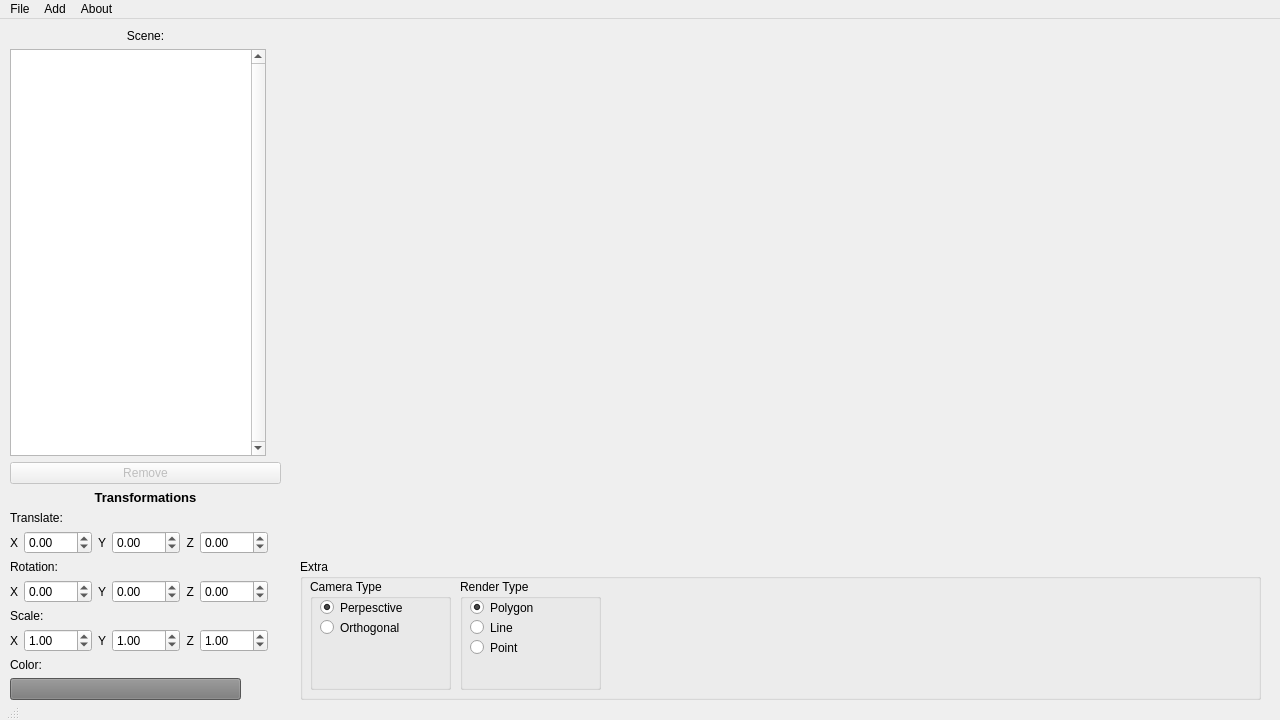
<?xml version="1.0" encoding="UTF-8"?>
<ui version="4.0">
 <class>MainWindow</class>
 <widget class="QMainWindow" name="MainWindow">
  <property name="windowModality">
   <enum>Qt::NonModal</enum>
  </property>
  <property name="enabled">
   <bool>true</bool>
  </property>
  <property name="geometry">
   <rect>
    <x>0</x>
    <y>0</y>
    <width>1280</width>
    <height>720</height>
   </rect>
  </property>
  <property name="sizePolicy">
   <sizepolicy hsizetype="Fixed" vsizetype="Fixed">
    <horstretch>0</horstretch>
    <verstretch>0</verstretch>
   </sizepolicy>
  </property>
  <property name="minimumSize">
   <size>
    <width>1280</width>
    <height>720</height>
   </size>
  </property>
  <property name="maximumSize">
   <size>
    <width>1280</width>
    <height>761</height>
   </size>
  </property>
  <property name="windowTitle">
   <string>Sistema Interativo 3D - 2023</string>
  </property>
  <widget class="QWidget" name="centralwidget">
   <property name="sizePolicy">
    <sizepolicy hsizetype="Fixed" vsizetype="Fixed">
     <horstretch>0</horstretch>
     <verstretch>0</verstretch>
    </sizepolicy>
   </property>
   <property name="minimumSize">
    <size>
     <width>1280</width>
     <height>720</height>
    </size>
   </property>
   <property name="maximumSize">
    <size>
     <width>1280</width>
     <height>720</height>
    </size>
   </property>
   <widget class="QWidget" name="verticalLayoutWidget">
    <property name="geometry">
     <rect>
      <x>10</x>
      <y>10</y>
      <width>271</width>
      <height>671</height>
     </rect>
    </property>
    <layout class="QVBoxLayout" name="verticalLayout">
     <item>
      <layout class="QVBoxLayout" name="verticalLayout_3">
       <item>
        <widget class="QLabel" name="label">
         <property name="text">
          <string>Scene:</string>
         </property>
         <property name="alignment">
          <set>Qt::AlignCenter</set>
         </property>
        </widget>
       </item>
       <item>
        <widget class="QListWidget" name="listWidget_scene">
         <property name="sizePolicy">
          <sizepolicy hsizetype="Fixed" vsizetype="Expanding">
           <horstretch>0</horstretch>
           <verstretch>0</verstretch>
          </sizepolicy>
         </property>
         <property name="verticalScrollBarPolicy">
          <enum>Qt::ScrollBarAlwaysOn</enum>
         </property>
         <property name="sizeAdjustPolicy">
          <enum>QAbstractScrollArea::AdjustIgnored</enum>
         </property>
         <property name="verticalScrollMode">
          <enum>QAbstractItemView::ScrollPerPixel</enum>
         </property>
        </widget>
       </item>
       <item>
        <widget class="QPushButton" name="pushB_removeIten">
         <property name="enabled">
          <bool>false</bool>
         </property>
         <property name="text">
          <string>Remove</string>
         </property>
        </widget>
       </item>
      </layout>
     </item>
     <item>
      <layout class="QVBoxLayout" name="verticalLayout_4">
       <item>
        <widget class="QLabel" name="label_2">
         <property name="enabled">
          <bool>true</bool>
         </property>
         <property name="sizePolicy">
          <sizepolicy hsizetype="Minimum" vsizetype="Minimum">
           <horstretch>0</horstretch>
           <verstretch>0</verstretch>
          </sizepolicy>
         </property>
         <property name="font">
          <font>
           <pointsize>10</pointsize>
           <weight>75</weight>
           <bold>true</bold>
           <strikeout>false</strikeout>
           <kerning>true</kerning>
          </font>
         </property>
         <property name="text">
          <string>Transformations</string>
         </property>
         <property name="alignment">
          <set>Qt::AlignHCenter|Qt::AlignTop</set>
         </property>
        </widget>
       </item>
       <item>
        <widget class="QLabel" name="label_6">
         <property name="enabled">
          <bool>true</bool>
         </property>
         <property name="sizePolicy">
          <sizepolicy hsizetype="Minimum" vsizetype="Minimum">
           <horstretch>0</horstretch>
           <verstretch>0</verstretch>
          </sizepolicy>
         </property>
         <property name="text">
          <string>Translate:</string>
         </property>
         <property name="alignment">
          <set>Qt::AlignBottom|Qt::AlignLeading|Qt::AlignLeft</set>
         </property>
        </widget>
       </item>
       <item>
        <layout class="QHBoxLayout" name="horizontalLayout_6">
         <item>
          <widget class="QLabel" name="label_3">
           <property name="sizePolicy">
            <sizepolicy hsizetype="Minimum" vsizetype="Minimum">
             <horstretch>0</horstretch>
             <verstretch>0</verstretch>
            </sizepolicy>
           </property>
           <property name="autoFillBackground">
            <bool>false</bool>
           </property>
           <property name="text">
            <string>X</string>
           </property>
           <property name="alignment">
            <set>Qt::AlignRight|Qt::AlignTrailing|Qt::AlignVCenter</set>
           </property>
          </widget>
         </item>
         <item>
          <widget class="QDoubleSpinBox" name="spinB_locationX">
           <property name="minimum">
            <double>-999.990000000000009</double>
           </property>
           <property name="maximum">
            <double>999.990000000000009</double>
           </property>
           <property name="singleStep">
            <double>0.050000000000000</double>
           </property>
          </widget>
         </item>
         <item>
          <widget class="QLabel" name="label_4">
           <property name="sizePolicy">
            <sizepolicy hsizetype="Minimum" vsizetype="Minimum">
             <horstretch>0</horstretch>
             <verstretch>0</verstretch>
            </sizepolicy>
           </property>
           <property name="text">
            <string>Y</string>
           </property>
           <property name="alignment">
            <set>Qt::AlignRight|Qt::AlignTrailing|Qt::AlignVCenter</set>
           </property>
          </widget>
         </item>
         <item>
          <widget class="QDoubleSpinBox" name="spinB_locationY">
           <property name="minimum">
            <double>-999.990000000000009</double>
           </property>
           <property name="maximum">
            <double>999.990000000000009</double>
           </property>
           <property name="singleStep">
            <double>0.050000000000000</double>
           </property>
          </widget>
         </item>
         <item>
          <widget class="QLabel" name="label_5">
           <property name="sizePolicy">
            <sizepolicy hsizetype="Minimum" vsizetype="Minimum">
             <horstretch>0</horstretch>
             <verstretch>0</verstretch>
            </sizepolicy>
           </property>
           <property name="text">
            <string>Z</string>
           </property>
           <property name="alignment">
            <set>Qt::AlignRight|Qt::AlignTrailing|Qt::AlignVCenter</set>
           </property>
          </widget>
         </item>
         <item>
          <widget class="QDoubleSpinBox" name="spinB_locationZ">
           <property name="minimum">
            <double>-999.990000000000009</double>
           </property>
           <property name="maximum">
            <double>999.990000000000009</double>
           </property>
           <property name="singleStep">
            <double>0.050000000000000</double>
           </property>
          </widget>
         </item>
         <item>
          <spacer name="horizontalSpacer">
           <property name="orientation">
            <enum>Qt::Horizontal</enum>
           </property>
           <property name="sizeType">
            <enum>QSizePolicy::Ignored</enum>
           </property>
           <property name="sizeHint" stdset="0">
            <size>
             <width>30</width>
             <height>20</height>
            </size>
           </property>
          </spacer>
         </item>
        </layout>
       </item>
       <item>
        <widget class="QLabel" name="label_7">
         <property name="text">
          <string>Rotation:</string>
         </property>
         <property name="alignment">
          <set>Qt::AlignBottom|Qt::AlignLeading|Qt::AlignLeft</set>
         </property>
        </widget>
       </item>
       <item>
        <layout class="QHBoxLayout" name="horizontalLayout_3">
         <item>
          <widget class="QLabel" name="label_11">
           <property name="sizePolicy">
            <sizepolicy hsizetype="Minimum" vsizetype="Minimum">
             <horstretch>0</horstretch>
             <verstretch>0</verstretch>
            </sizepolicy>
           </property>
           <property name="autoFillBackground">
            <bool>false</bool>
           </property>
           <property name="text">
            <string>X</string>
           </property>
           <property name="alignment">
            <set>Qt::AlignRight|Qt::AlignTrailing|Qt::AlignVCenter</set>
           </property>
          </widget>
         </item>
         <item>
          <widget class="QDoubleSpinBox" name="spinB_rotationX">
           <property name="minimum">
            <double>-999.990000000000009</double>
           </property>
           <property name="maximum">
            <double>999.990000000000009</double>
           </property>
           <property name="singleStep">
            <double>0.050000000000000</double>
           </property>
          </widget>
         </item>
         <item>
          <widget class="QLabel" name="label_9">
           <property name="sizePolicy">
            <sizepolicy hsizetype="Minimum" vsizetype="Minimum">
             <horstretch>0</horstretch>
             <verstretch>0</verstretch>
            </sizepolicy>
           </property>
           <property name="text">
            <string>Y</string>
           </property>
           <property name="alignment">
            <set>Qt::AlignRight|Qt::AlignTrailing|Qt::AlignVCenter</set>
           </property>
          </widget>
         </item>
         <item>
          <widget class="QDoubleSpinBox" name="spinB_rotationY">
           <property name="minimum">
            <double>-999.990000000000009</double>
           </property>
           <property name="maximum">
            <double>999.990000000000009</double>
           </property>
           <property name="singleStep">
            <double>0.050000000000000</double>
           </property>
          </widget>
         </item>
         <item>
          <widget class="QLabel" name="label_10">
           <property name="sizePolicy">
            <sizepolicy hsizetype="Minimum" vsizetype="Minimum">
             <horstretch>0</horstretch>
             <verstretch>0</verstretch>
            </sizepolicy>
           </property>
           <property name="text">
            <string>Z</string>
           </property>
           <property name="alignment">
            <set>Qt::AlignRight|Qt::AlignTrailing|Qt::AlignVCenter</set>
           </property>
          </widget>
         </item>
         <item>
          <widget class="QDoubleSpinBox" name="spinB_rotationZ">
           <property name="minimum">
            <double>-999.990000000000009</double>
           </property>
           <property name="maximum">
            <double>999.990000000000009</double>
           </property>
           <property name="singleStep">
            <double>0.050000000000000</double>
           </property>
          </widget>
         </item>
         <item>
          <spacer name="horizontalSpacer_2">
           <property name="orientation">
            <enum>Qt::Horizontal</enum>
           </property>
           <property name="sizeType">
            <enum>QSizePolicy::Ignored</enum>
           </property>
           <property name="sizeHint" stdset="0">
            <size>
             <width>30</width>
             <height>20</height>
            </size>
           </property>
          </spacer>
         </item>
        </layout>
       </item>
       <item>
        <widget class="QLabel" name="label_8">
         <property name="text">
          <string>Scale:</string>
         </property>
         <property name="alignment">
          <set>Qt::AlignBottom|Qt::AlignLeading|Qt::AlignLeft</set>
         </property>
        </widget>
       </item>
       <item>
        <layout class="QHBoxLayout" name="horizontalLayout_4">
         <item>
          <widget class="QLabel" name="label_12">
           <property name="sizePolicy">
            <sizepolicy hsizetype="Minimum" vsizetype="Minimum">
             <horstretch>0</horstretch>
             <verstretch>0</verstretch>
            </sizepolicy>
           </property>
           <property name="autoFillBackground">
            <bool>false</bool>
           </property>
           <property name="text">
            <string>X</string>
           </property>
           <property name="alignment">
            <set>Qt::AlignRight|Qt::AlignTrailing|Qt::AlignVCenter</set>
           </property>
          </widget>
         </item>
         <item>
          <widget class="QDoubleSpinBox" name="spinB_scaleX">
           <property name="minimum">
            <double>-999.990000000000009</double>
           </property>
           <property name="maximum">
            <double>999.990000000000009</double>
           </property>
           <property name="singleStep">
            <double>0.050000000000000</double>
           </property>
           <property name="value">
            <double>1.000000000000000</double>
           </property>
          </widget>
         </item>
         <item>
          <widget class="QLabel" name="label_14">
           <property name="sizePolicy">
            <sizepolicy hsizetype="Minimum" vsizetype="Minimum">
             <horstretch>0</horstretch>
             <verstretch>0</verstretch>
            </sizepolicy>
           </property>
           <property name="text">
            <string>Y</string>
           </property>
           <property name="alignment">
            <set>Qt::AlignRight|Qt::AlignTrailing|Qt::AlignVCenter</set>
           </property>
          </widget>
         </item>
         <item>
          <widget class="QDoubleSpinBox" name="spinB_scaleY">
           <property name="minimum">
            <double>-999.990000000000009</double>
           </property>
           <property name="maximum">
            <double>999.990000000000009</double>
           </property>
           <property name="singleStep">
            <double>0.050000000000000</double>
           </property>
           <property name="value">
            <double>1.000000000000000</double>
           </property>
          </widget>
         </item>
         <item>
          <widget class="QLabel" name="label_13">
           <property name="sizePolicy">
            <sizepolicy hsizetype="Minimum" vsizetype="Minimum">
             <horstretch>0</horstretch>
             <verstretch>0</verstretch>
            </sizepolicy>
           </property>
           <property name="text">
            <string>Z</string>
           </property>
           <property name="alignment">
            <set>Qt::AlignRight|Qt::AlignTrailing|Qt::AlignVCenter</set>
           </property>
          </widget>
         </item>
         <item>
          <widget class="QDoubleSpinBox" name="spinB_scaleZ">
           <property name="minimum">
            <double>-999.990000000000009</double>
           </property>
           <property name="maximum">
            <double>999.990000000000009</double>
           </property>
           <property name="singleStep">
            <double>0.050000000000000</double>
           </property>
           <property name="value">
            <double>1.000000000000000</double>
           </property>
          </widget>
         </item>
         <item>
          <spacer name="horizontalSpacer_3">
           <property name="orientation">
            <enum>Qt::Horizontal</enum>
           </property>
           <property name="sizeType">
            <enum>QSizePolicy::Ignored</enum>
           </property>
           <property name="sizeHint" stdset="0">
            <size>
             <width>30</width>
             <height>20</height>
            </size>
           </property>
          </spacer>
         </item>
        </layout>
       </item>
       <item>
        <widget class="QLabel" name="label_15">
         <property name="text">
          <string>Color:</string>
         </property>
         <property name="alignment">
          <set>Qt::AlignBottom|Qt::AlignLeading|Qt::AlignLeft</set>
         </property>
        </widget>
       </item>
       <item>
        <layout class="QHBoxLayout" name="horizontalLayout_7">
         <item>
          <widget class="QPushButton" name="pushB_selectColor">
           <property name="enabled">
            <bool>true</bool>
           </property>
           <property name="autoFillBackground">
            <bool>false</bool>
           </property>
           <property name="styleSheet">
            <string notr="true">background-color: rgb(120,120,120);</string>
           </property>
           <property name="text">
            <string/>
           </property>
          </widget>
         </item>
         <item>
          <spacer name="horizontalSpacer_4">
           <property name="orientation">
            <enum>Qt::Horizontal</enum>
           </property>
           <property name="sizeType">
            <enum>QSizePolicy::Minimum</enum>
           </property>
           <property name="sizeHint" stdset="0">
            <size>
             <width>40</width>
             <height>20</height>
            </size>
           </property>
          </spacer>
         </item>
        </layout>
       </item>
      </layout>
     </item>
    </layout>
   </widget>
   <widget class="QWidget" name="horizontalLayoutWidget">
    <property name="geometry">
     <rect>
      <x>300</x>
      <y>540</y>
      <width>961</width>
      <height>141</height>
     </rect>
    </property>
    <layout class="QHBoxLayout" name="horizontalLayout">
     <item>
      <widget class="QGroupBox" name="groupBox">
       <property name="title">
        <string>Extra</string>
       </property>
       <widget class="QGroupBox" name="groupB_cameraType">
        <property name="geometry">
         <rect>
          <x>10</x>
          <y>20</y>
          <width>141</width>
          <height>111</height>
         </rect>
        </property>
        <property name="title">
         <string>Camera Type</string>
        </property>
        <widget class="QRadioButton" name="radioB_perspective">
         <property name="geometry">
          <rect>
           <x>10</x>
           <y>20</y>
           <width>82</width>
           <height>17</height>
          </rect>
         </property>
         <property name="text">
          <string>Perpesctive</string>
         </property>
         <property name="checked">
          <bool>true</bool>
         </property>
         <attribute name="buttonGroup">
          <string notr="true">cameraType_group</string>
         </attribute>
        </widget>
        <widget class="QRadioButton" name="radioB_ortogonal">
         <property name="geometry">
          <rect>
           <x>10</x>
           <y>40</y>
           <width>82</width>
           <height>17</height>
          </rect>
         </property>
         <property name="text">
          <string>Orthogonal</string>
         </property>
         <attribute name="buttonGroup">
          <string notr="true">cameraType_group</string>
         </attribute>
        </widget>
       </widget>
       <widget class="QGroupBox" name="groupB_renderType">
        <property name="geometry">
         <rect>
          <x>160</x>
          <y>20</y>
          <width>141</width>
          <height>111</height>
         </rect>
        </property>
        <property name="title">
         <string>Render Type</string>
        </property>
        <widget class="QRadioButton" name="radioB_polygon">
         <property name="geometry">
          <rect>
           <x>10</x>
           <y>20</y>
           <width>82</width>
           <height>17</height>
          </rect>
         </property>
         <property name="text">
          <string>Polygon</string>
         </property>
         <property name="checked">
          <bool>true</bool>
         </property>
         <attribute name="buttonGroup">
          <string notr="true">renderType_group</string>
         </attribute>
        </widget>
        <widget class="QRadioButton" name="radioB_line">
         <property name="geometry">
          <rect>
           <x>10</x>
           <y>40</y>
           <width>82</width>
           <height>17</height>
          </rect>
         </property>
         <property name="text">
          <string>Line</string>
         </property>
         <attribute name="buttonGroup">
          <string notr="true">renderType_group</string>
         </attribute>
        </widget>
        <widget class="QRadioButton" name="radioB_point">
         <property name="geometry">
          <rect>
           <x>10</x>
           <y>60</y>
           <width>82</width>
           <height>17</height>
          </rect>
         </property>
         <property name="text">
          <string>Point</string>
         </property>
         <attribute name="buttonGroup">
          <string notr="true">renderType_group</string>
         </attribute>
        </widget>
       </widget>
      </widget>
     </item>
    </layout>
   </widget>
   <widget class="QWidget" name="gl_workspace" native="true">
    <property name="geometry">
     <rect>
      <x>300</x>
      <y>10</y>
      <width>961</width>
      <height>521</height>
     </rect>
    </property>
    <property name="sizePolicy">
     <sizepolicy hsizetype="Fixed" vsizetype="Fixed">
      <horstretch>0</horstretch>
      <verstretch>0</verstretch>
     </sizepolicy>
    </property>
   </widget>
  </widget>
  <widget class="QMenuBar" name="menubar">
   <property name="geometry">
    <rect>
     <x>0</x>
     <y>0</y>
     <width>1280</width>
     <height>21</height>
    </rect>
   </property>
   <widget class="QMenu" name="menuFile">
    <property name="title">
     <string>File</string>
    </property>
    <addaction name="actionOpen_OBJ"/>
   </widget>
   <widget class="QMenu" name="menuAdd">
    <property name="title">
     <string>Add</string>
    </property>
    <addaction name="actionPlane"/>
    <addaction name="actionTriangle"/>
    <addaction name="actionSquare"/>
    <addaction name="separator"/>
    <addaction name="actionCube"/>
    <addaction name="actionPyramid"/>
    <addaction name="separator"/>
    <addaction name="actionLight"/>
   </widget>
   <widget class="QMenu" name="menuAbout">
    <property name="title">
     <string>About</string>
    </property>
   </widget>
   <addaction name="menuFile"/>
   <addaction name="menuAdd"/>
   <addaction name="menuAbout"/>
  </widget>
  <widget class="QStatusBar" name="statusbar">
   <property name="sizePolicy">
    <sizepolicy hsizetype="Fixed" vsizetype="Fixed">
     <horstretch>0</horstretch>
     <verstretch>0</verstretch>
    </sizepolicy>
   </property>
   <property name="sizeGripEnabled">
    <bool>true</bool>
   </property>
  </widget>
  <action name="actionOpen_OBJ">
   <property name="text">
    <string>Open .OBJ</string>
   </property>
  </action>
  <action name="actionPlane">
   <property name="text">
    <string>Plane</string>
   </property>
  </action>
  <action name="actionTriangle">
   <property name="text">
    <string>Triangle</string>
   </property>
  </action>
  <action name="actionSquare">
   <property name="text">
    <string>Square</string>
   </property>
  </action>
  <action name="actionCube">
   <property name="text">
    <string>Cube</string>
   </property>
  </action>
  <action name="actionPyramid">
   <property name="text">
    <string>Pyramid</string>
   </property>
  </action>
  <action name="actionLight">
   <property name="text">
    <string>Light</string>
   </property>
  </action>
 </widget>
 <resources/>
 <connections/>
 <buttongroups>
  <buttongroup name="cameraType_group"/>
  <buttongroup name="renderType_group"/>
 </buttongroups>
</ui>
